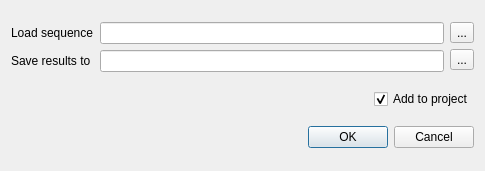
<?xml version="1.0" encoding="UTF-8"?>
<ui version="4.0">
 <class>RunQueryDlg</class>
 <widget class="QDialog" name="RunQueryDlg">
  <property name="geometry">
   <rect>
    <x>0</x>
    <y>0</y>
    <width>485</width>
    <height>171</height>
   </rect>
  </property>
  <property name="sizePolicy">
   <sizepolicy hsizetype="Expanding" vsizetype="Expanding">
    <horstretch>0</horstretch>
    <verstretch>0</verstretch>
   </sizepolicy>
  </property>
  <property name="minimumSize">
   <size>
    <width>485</width>
    <height>137</height>
   </size>
  </property>
  <property name="windowTitle">
   <string>Run Schema</string>
  </property>
  <layout class="QVBoxLayout" name="verticalLayout_4">
   <property name="sizeConstraint">
    <enum>QLayout::SetMinimumSize</enum>
   </property>
   <item>
    <layout class="QHBoxLayout" name="horizontalLayout">
     <item>
      <layout class="QVBoxLayout" name="verticalLayout_3">
       <item>
        <widget class="QLabel" name="inFileLabel">
         <property name="sizePolicy">
          <sizepolicy hsizetype="Minimum" vsizetype="Minimum">
           <horstretch>0</horstretch>
           <verstretch>0</verstretch>
          </sizepolicy>
         </property>
         <property name="text">
          <string>Load sequence</string>
         </property>
        </widget>
       </item>
       <item>
        <widget class="QLabel" name="outFileLbl">
         <property name="sizePolicy">
          <sizepolicy hsizetype="Minimum" vsizetype="Minimum">
           <horstretch>0</horstretch>
           <verstretch>0</verstretch>
          </sizepolicy>
         </property>
         <property name="text">
          <string>Save results to</string>
         </property>
        </widget>
       </item>
      </layout>
     </item>
     <item>
      <layout class="QVBoxLayout" name="verticalLayout">
       <item>
        <widget class="QLineEdit" name="inFileEdit">
         <property name="readOnly">
          <bool>true</bool>
         </property>
        </widget>
       </item>
       <item>
        <widget class="QLineEdit" name="outFileEdit"/>
       </item>
      </layout>
     </item>
     <item>
      <layout class="QVBoxLayout" name="verticalLayout_2">
       <item>
        <widget class="QToolButton" name="tbInFile">
         <property name="text">
          <string>...</string>
         </property>
        </widget>
       </item>
       <item>
        <widget class="QToolButton" name="tbOutFile">
         <property name="text">
          <string>...</string>
         </property>
        </widget>
       </item>
      </layout>
     </item>
    </layout>
   </item>
   <item>
    <layout class="QHBoxLayout" name="horizontalLayout_3">
     <item>
      <spacer name="horizontalSpacer_2">
       <property name="orientation">
        <enum>Qt::Horizontal</enum>
       </property>
       <property name="sizeHint" stdset="0">
        <size>
         <width>40</width>
         <height>20</height>
        </size>
       </property>
      </spacer>
     </item>
     <item>
      <widget class="QCheckBox" name="cbAddToProj">
       <property name="sizePolicy">
        <sizepolicy hsizetype="Fixed" vsizetype="Fixed">
         <horstretch>0</horstretch>
         <verstretch>0</verstretch>
        </sizepolicy>
       </property>
       <property name="text">
        <string>Add to project</string>
       </property>
       <property name="checked">
        <bool>true</bool>
       </property>
      </widget>
     </item>
    </layout>
   </item>
   <item>
    <widget class="QDialogButtonBox" name="buttonBox">
     <property name="standardButtons">
      <set>QDialogButtonBox::Cancel|QDialogButtonBox::Ok</set>
     </property>
    </widget>
   </item>
  </layout>
 </widget>
 <resources/>
 <connections>
  <connection>
   <sender>buttonBox</sender>
   <signal>rejected()</signal>
   <receiver>RunQueryDlg</receiver>
   <slot>reject()</slot>
   <hints>
    <hint type="sourcelabel">
     <x>242</x>
     <y>150</y>
    </hint>
    <hint type="destinationlabel">
     <x>242</x>
     <y>85</y>
    </hint>
   </hints>
  </connection>
 </connections>
</ui>
